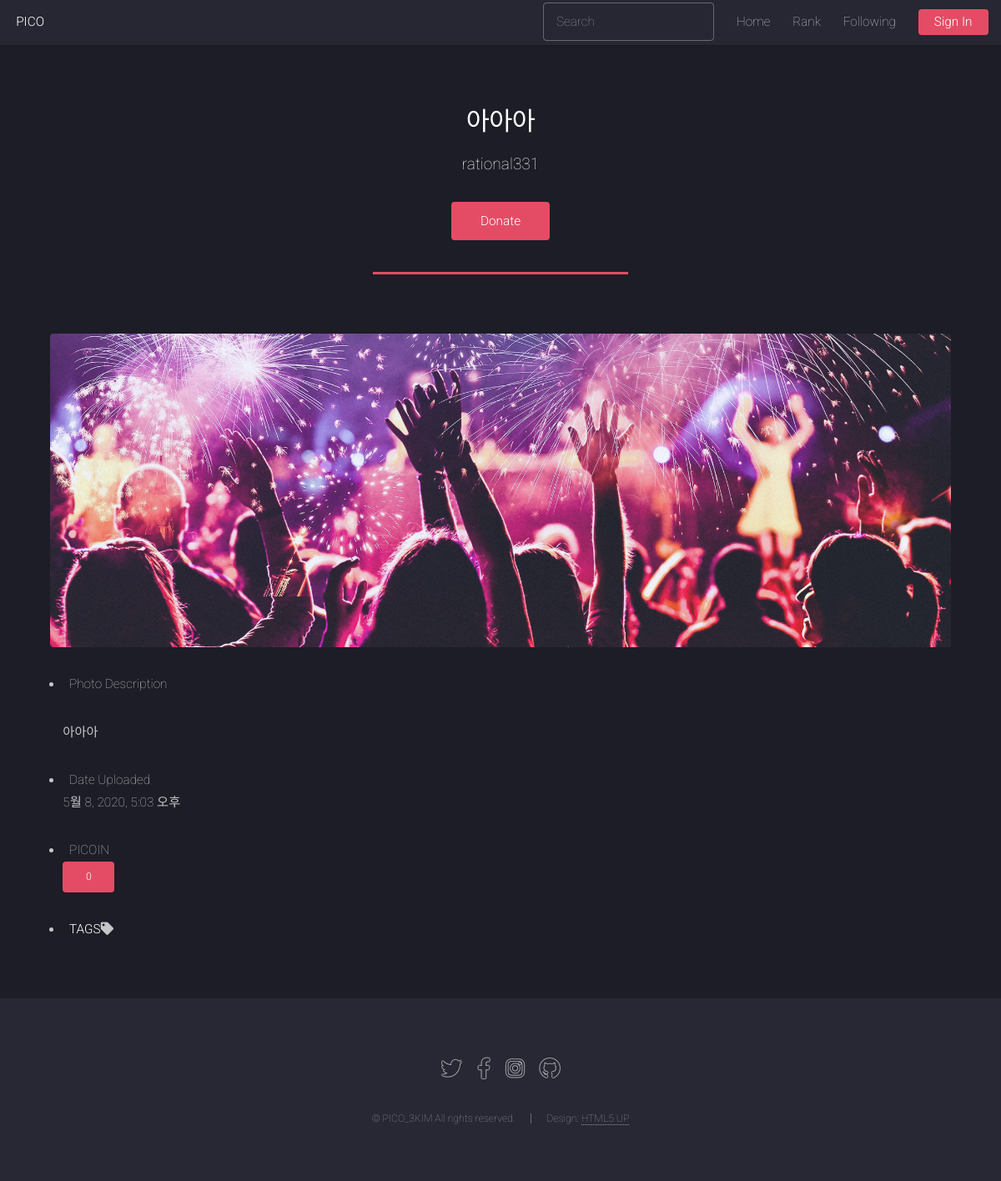
Screenshot of /explore/6/ with the database file from the repository.
### photo/models.py (models this page shows, shortened)
class Photo(models.Model):
    title = models.CharField('TITLE', max_length=30)
    description = models.TextField('Photo Description', blank=True)
    tags = TaggableManager(blank=True)
    PICOIN = models.PositiveIntegerField(default=0, verbose_name='PICOIN')
    image = models.ImageField('IMAGE', upload_to='SorlPhoto/%Y')
    upload_dt = models.DateTimeField('Upload Date', auto_now_add=True)
    owner = models.ForeignKey(User, on_delete=models.CASCADE, verbose_name='OWNER', blank=True, null=True)

### photo/views.py (the view)
# urls.py: path('<int:pk>/', views.PhotoDV.as_view(), name='photo_detail'),
class PhotoDV(DetailView):
    model = Photo
    def get_context_data(self, **kwargs):
        context = super(PhotoDV, self).get_context_data(**kwargs)
        piclog = PhotoicoInfoLog.objects.filter(photo=self.kwargs.get('pk'))
        piclog = piclog.values('donator').annotate(total_PICO=Sum('PICOIN')).order_by('donator')
        piclog = piclog.order_by('-total_PICO')[:5]
        user_list = User.objects.filter(id__in=piclog.values_list('donator'))
        user_list = zip(user_list, piclog)
        user_list = sorted(user_list, key=lambda x:x[1]['total_PICO'], reverse=True)
        context['donate_user_list'] = user_list
        return context

### photo/templates/photo/photo_detail.html (shortened to what this page needs)
{% extends "base.html" %}
{% load disqus_tags %}
{% block content %}
<header class="major">
    <h2>{{ object.title }}</h2>
    <p>{{ object.owner.username }}</p>
    {% ifnotequal request.user.username object.owner.username %}
    <p><a href="{% url 'photo:photo_donate' object.id %}" class="button primary">Donate</a></p>
    {% endifnotequal %}
</header>
<section id="content">
    <div class="col-12">
        <a href="{{ object.image.url }}">
            <span class="image fit">
                <img src="{{ object.image.url }}" sylte="width: 100%;">
            </span>
        </a>
    </div>
    <ul class="col-12">
        <li class="h5">Photo Description</li>
        {% if object.description %}
        <p>{{ object.description|linebreaks }}</p>
        {% else %}
        <p>{{ blank }}</p>
        {% endif %}
        <li class="h5">Date Uploaded</li>
        <p>{{ object.upload_dt }}</p>
        <li class="h5">PICOIN</li>
        <p><a href="{% url 'photo:photo_pico_log' object.id %}" class="button primary small">{{ object.PICOIN }}</a></p>
        <li>
            <div>
                <b>TAGS</b><i class="fas fa-tag"></i>
                {% load taggit_templatetags2_tags %}
            </div>
        </li>
    </ul>
</section>
{% endblock %}

### static/assets/css/main.css (style rules this page uses)
html, body, div, span, applet, object, iframe, h1, h2, h3, h4, h5, h6, p, blockquote, pre, a, abbr, acronym, address, big, cite, code, del, dfn, em, img, ins, kbd, q, s, samp, small, strike, strong, sub, sup, tt, var, b, u, i, center, dl, dt, dd, ol, ul, li, fieldset, form, label, legend, table, caption, tbody, tfoot, thead, tr, th, td, article, aside, canvas, details, embed, figure, figcaption, footer, header, hgroup, menu, nav, output, ruby, section, summary, time, mark, audio, video { margin: 0; padding: 0; border: 0; font-size: 100%; font: inherit; vertical-align: baseline; }
article, aside, details, figcaption, figure, footer, header, hgroup, menu, nav, section { display: block; }
body { line-height: 1; }
ol, ul { list-style: none; }
body { -webkit-text-size-adjust: none; }
html { box-sizing: border-box; }
*, *:before, *:after { box-sizing: inherit; }
html, body { background: #1c1d26; }
body, input, select, textarea { color: rgba(255, 255, 255, 0.75); font-family: "Roboto", Helvetica, sans-serif; font-size: 15pt; font-weight: 100; line-height: 1.75em; }
a { -moz-transition: border-color 0.2s ease-in-out, color 0.2s ease-in-out; -webkit-transition: border-color 0.2s ease-in-out, color 0.2s ease-in-out; -ms-transition: border-color 0.2s ease-in-out, color 0.2s ease-in-out; transition: border-color 0.2s ease-in-out, color 0.2s ease-in-out; border-bottom: dotted 1px; color: #e44c65; text-decoration: none; }
strong, b { color: #ffffff; font-weight: 300; }
em, i { font-style: italic; }
p { margin: 0 0 2em 0; }
h1, h2, h3, h4, h5, h6 { color: #ffffff; font-weight: 300; line-height: 1em; margin: 0 0 1em 0; }
h2 { font-size: 2em; line-height: 1.5em; letter-spacing: -0.025em; }
header p { color: #ffffff; position: relative; margin: 0 0 1.5em 0; }
header h2 + p { font-size: 1.25em; margin-top: -1em; line-height: 1.75em; }
header.major { margin: 0 0 4em 0; position: relative; text-align: center; }
header.major:after { background: #e44c65; content: ''; display: inline-block; height: 0.2em; max-width: 20em; width: 75%; }
.image { border-radius: 4px; border: 0; display: inline-block; position: relative; overflow: hidden; }
.image:before { content: ''; display: block; position: absolute; left: 0; top: 0; background-image: url("images/overlay.png"); width: 100%; height: 100%; z-index: 1; }
.image img { border-radius: 4px; display: block; }
.image.fit { display: block; margin: 0 0 2em 0; width: 100%; }
.image.fit img { width: 100%; }
ul { list-style: disc; margin: 0 0 2em 0; padding-left: 1em; }
ul li { padding-left: 0.5em; }
input[type="submit"], input[type="reset"], input[type="button"], .button { -moz-appearance: none; -webkit-appearance: none; -ms-appearance: none; appearance: none; -moz-transition: background-color 0.2s ease-in-out, color 0.2s ease-in-out, box-shadow 0.2s ease-in-out; -webkit-transition: background-color 0.2s ease-in-out, color 0.2s ease-in-out, box-shadow 0.2s ease-in-out; -ms-transition: background-color 0.2s ease-in-out, color 0.2s ease-in-out, box-shadow 0.2s ease-in-out; transition: background-color 0.2s ease-in-out, color 0.2s ease-in-out, box-shadow 0.2s ease-in-out; background-color: transparent; border-radius: 4px; border: 0; box-shadow: inset 0 0 0 1px rgba(255, 255, 255, 0.3); color: #ffffff !important; cursor: pointer; display: inline-block; font-weight: 300; height: 3em; line-height: 3em; padding: 0 2.25em; text-align: center; text-decoration: none; white-space: nowrap; }
input[type="submit"].small, input[type="reset"].small, input[type="button"].small, .button.small { font-size: 0.8em; }
input[type="submit"].primary, input[type="reset"].primary, input[type="button"].primary, .button.primary { background-color: #e44c65; box-shadow: none; color: #ffffff !important; }
@media screen and (max-width: 1680px) { body, input, select, textarea { font-size: 13pt; } }
@media screen and (max-width: 1280px) { body, input, select, textarea { font-size: 11.5pt; } }

### rows the page displays
Photo: title "아아아", owner.username "rational331", image (picture), description "아아아", upload_dt "5월 8, 2020, 5:03 오후", PICOIN "0"
